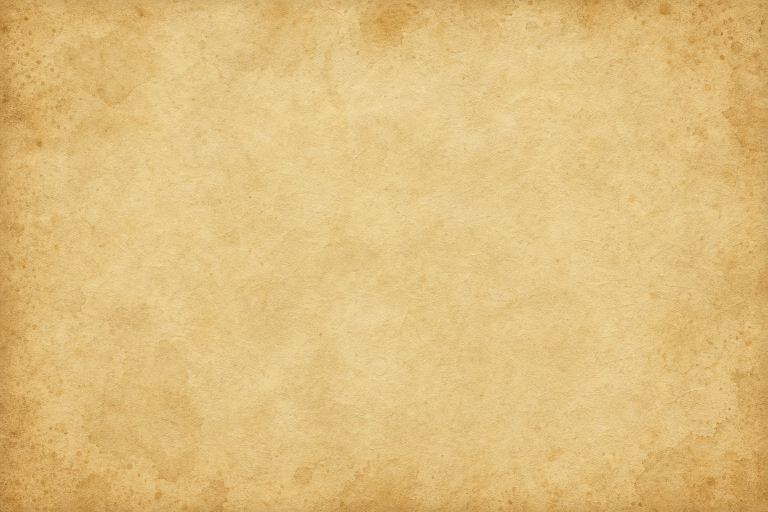
#> input picture context/art/cartography/panel/panel-parchment.png, 1536 x 1024 px, found by its file name (shown at 1/2 size)
$ python generate_cartography_panels.py
#> lines starting #> are read from the running program, lines starting #| are printed output that depends on the picture
#!/usr/bin/env python3
"""Generate aged parchment fill + ornate map-label border for Cartography panels."""

from __future__ import annotations

import math
import os
import random
import shutil
from pathlib import Path

from PIL import Image, ImageDraw, ImageEnhance, ImageFilter

ROOT = Path(__file__).resolve().parents[1]
SRC = Path(
    r"C:\Users\johnr\.cursor\projects\c-Users-johnr-Documents-3DGameIdea\assets\panel-parchment.png"
)
CTX = ROOT / "context" / "art" / "cartography" / "panel"
SAMPLE = ROOT / "samples" / "open-world-rpg" / "assets" / "ui" / "cartography" / "panel"


def process_parchment(src: Path) -> Image.Image:
    img = Image.open(src).convert("RGBA")
#> img is the input picture: PIL image 1536x1024 RGBA; mean R, G, B, A 223.3, 189.9, 125.3, 255
    w, h = img.size
#> w = 1536; h = 1024
    r, g, b, a = img.split()
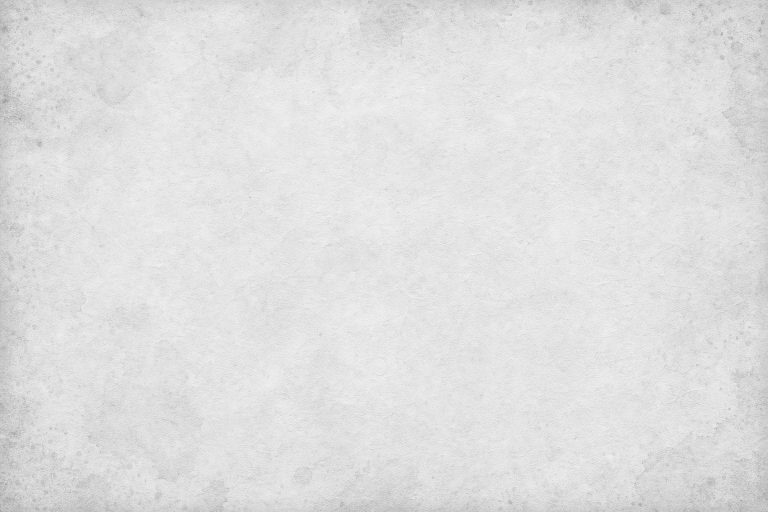
#> r: PIL image 1536x1024 L (shown at 1/2 size); min 145, max 249, mean 223.3
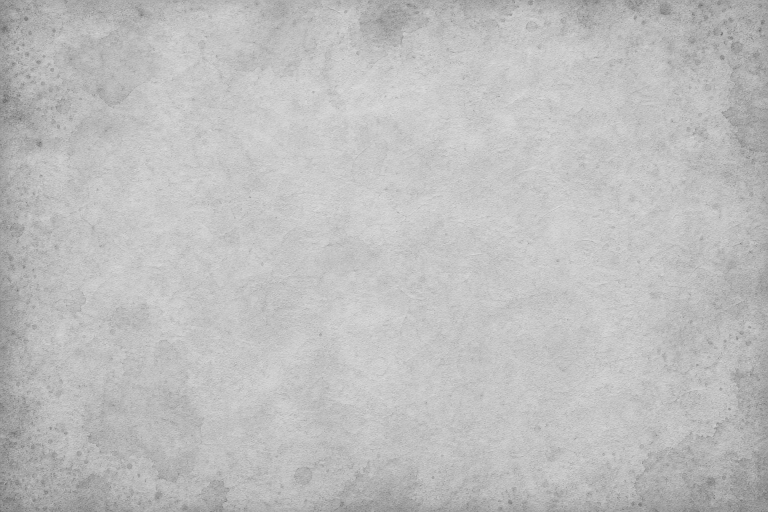
#> g: PIL image 1536x1024 L (shown at 1/2 size); min 96, max 229, mean 189.9
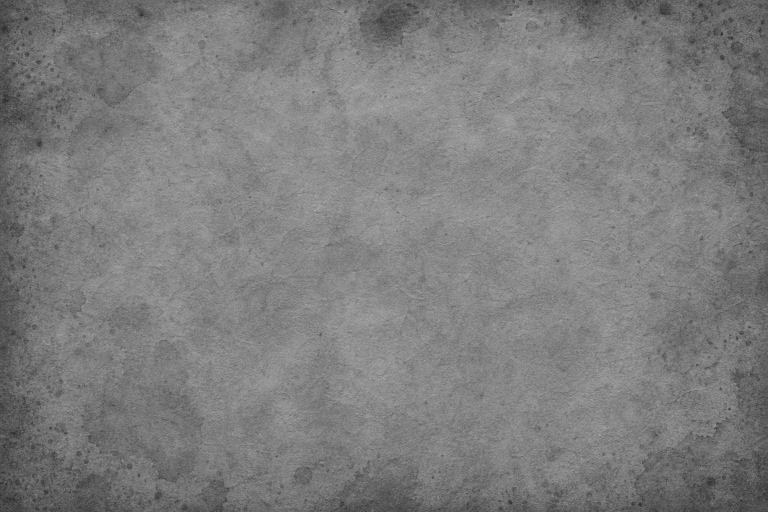
#> b: PIL image 1536x1024 L (shown at 1/2 size); min 29, max 173, mean 125.3
#> a: PIL image 1536x1024 L; every value is 255
    r = ImageEnhance.Brightness(r).enhance(1.02)
    b = ImageEnhance.Brightness(b).enhance(0.96)
    img = Image.merge("RGBA", (r, g, b, a))

    overlay = Image.new("RGBA", (w, h), (0, 0, 0, 0))
#> overlay: PIL image 1536x1024 RGBA; every value is 0
    od = ImageDraw.Draw(overlay)
    for i in range(28):
        alpha = int(18 * (1 - i / 28))
        od.rectangle([i, i, w - 1 - i, h - 1 - i], outline=(90, 70, 45, alpha))
    img = Image.alpha_composite(img, overlay)

    rng = random.Random(42)
    noise = Image.new("RGBA", (w, h), (0, 0, 0, 0))
    nd = ImageDraw.Draw(noise)
    for _ in range(900):
        x, y = rng.randrange(w), rng.randrange(h)
        c = rng.choice([(160, 130, 90, 18), (120, 95, 70, 14), (200, 175, 140, 12)])
        nd.point((x, y), fill=c)
    return Image.alpha_composite(img, noise)


def ink(a: int) -> tuple[int, int, int, int]:
    return (58, 42, 28, a)


def make_border(bw: int = 512, bh: int = 384) -> Image.Image:
#> called with bw = 512, bh = 384
    border = Image.new("RGBA", (bw, bh), (0, 0, 0, 0))
#> border: PIL image 512x384 RGBA; every value is 0
    d = ImageDraw.Draw(border)

    for t in range(6):
        d.rectangle([4 + t, 4 + t, bw - 5 - t, bh - 5 - t], outline=(140, 115, 80, 40 - t * 4))

    for t in range(3):
        d.rectangle([14 + t, 14 + t, bw - 15 - t, bh - 15 - t], outline=ink(210 - t * 30))
    for t in range(2):
        d.rectangle([22 + t, 22 + t, bw - 23 - t, bh - 23 - t], outline=ink(160 - t * 20))
    d.rectangle([28, 28, bw - 29, bh - 29], outline=ink(120))

    def corner(cx: float, cy: float, sx: int, sy: int) -> None:
#> called with cx = 42, cy = 42, sx = 1, sy = 1
        pts = []
        for i in range(0, 36):
            ang = math.radians(i * 2.4)
            radius = 18 + 6 * math.sin(ang * 2)
            pts.append((cx + sx * (8 + radius * math.cos(ang)), cy + sy * (8 + radius * math.sin(ang))))
        if len(pts) > 1:
            d.line(pts, fill=ink(200), width=2)
        d.polygon(
            [(cx, cy - 10 * sy), (cx + 8 * sx, cy), (cx, cy + 10 * sy), (cx - 8 * sx, cy)],
            outline=ink(220),
        )
        d.ellipse([cx - 3, cy - 3, cx + 3, cy + 3], outline=ink(200))
        for off in (16, 28, 40):
            d.line([(cx + sx * off, cy), (cx + sx * (off + 8), cy - sy * 6)], fill=ink(150), width=1)
            d.line([(cx, cy + sy * off), (cx - sx * 6, cy + sy * (off + 8))], fill=ink(150), width=1)

    corner(42, 42, 1, 1)
    corner(bw - 43, 42, -1, 1)
    corner(42, bh - 43, 1, -1)
    corner(bw - 43, bh - 43, -1, -1)

    for x in range(70, bw - 70, 28):
        d.ellipse([x - 2, 17, x + 2, 21], fill=ink(140))
        d.ellipse([x - 2, bh - 22, x + 2, bh - 18], fill=ink(140))
    for y in range(70, bh - 70, 28):
        d.ellipse([17, y - 2, 21, y + 2], fill=ink(140))
        d.ellipse([bw - 22, y - 2, bw - 18, y + 2], fill=ink(140))

    ink_layer = border.filter(ImageFilter.GaussianBlur(0.6))
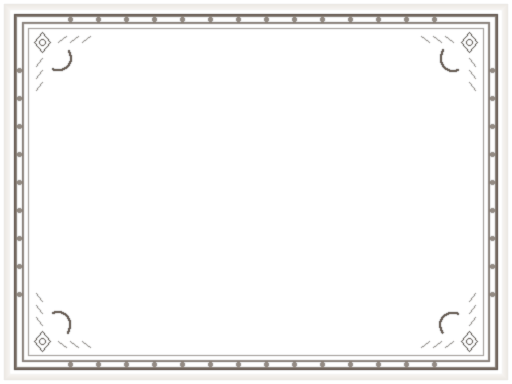
#> ink_layer: PIL image 512x384 RGBA; mean R, G, B, A 10.8, 8.5, 5.9, 11; transparent parts drawn white
    return Image.alpha_composite(ink_layer, border)
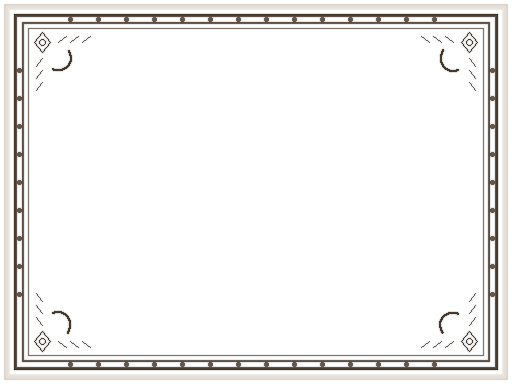
#> returned value: PIL image 512x384 RGBA; mean R, G, B, A 11.4, 9, 6.2, 16.6; transparent parts drawn white


def main() -> None:
    CTX.mkdir(parents=True, exist_ok=True)
    SAMPLE.mkdir(parents=True, exist_ok=True)

    if not SRC.exists():
        raise SystemExit(f"missing source parchment: {SRC}")

    parchment = process_parchment(SRC)
    parch_path = CTX / "panel-parchment.png"
    parchment.save(parch_path, "PNG")
    shutil.copy2(parch_path, SAMPLE / "panel-parchment.png")

    border = make_border()
    border_path = CTX / "panel-border.png"
    border.save(border_path, "PNG")
    shutil.copy2(border_path, SAMPLE / "panel-border.png")

    wide = make_border(720, 160)
#> call 2 of make_border, with bw = 720, bh = 160
#> in make_border (call 2), `border = Image.new("RGBA", (bw, bh), (0, 0, 0, 0))`: border: PIL image 720x160 RGBA; every value is 0
#> in make_border (call 2), `ink_layer = border.filter(ImageFilter.GaussianBlur(0.6))`:
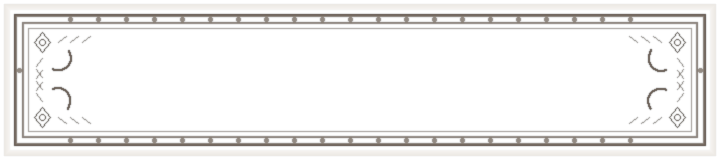
#> ink_layer: PIL image 720x160 RGBA; mean R, G, B, A 18, 14.3, 9.8, 18.4; transparent parts drawn white
#> in make_border (call 2), `return Image.alpha_composite(ink_layer, border)`:
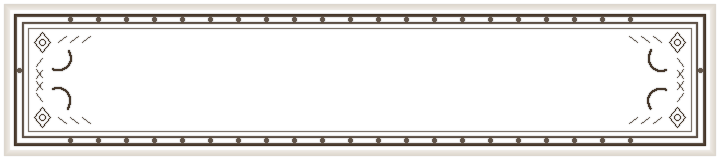
#> returned value: PIL image 720x160 RGBA; mean R, G, B, A 19.1, 15.1, 10.4, 27.8; transparent parts drawn white
    wide_path = CTX / "panel-border-wide.png"
    wide.save(wide_path, "PNG")
    shutil.copy2(wide_path, SAMPLE / "panel-border-wide.png")

    print(f"wrote {parch_path} {parchment.size}")
#| wrote context/art/cartography/panel/panel-parchment.png (1536, 1024)
    print(f"wrote {border_path} {border.size}")
#| wrote context/art/cartography/panel/panel-border.png (512, 384)
    print(f"wrote {wide_path} {wide.size}")
#| wrote context/art/cartography/panel/panel-border-wide.png (720, 160)


if __name__ == "__main__":
    main()
